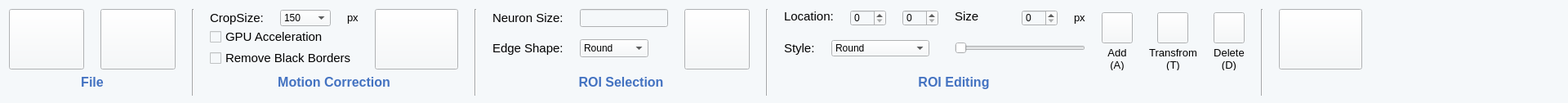
       <widget class="QWidget" name="widget_68" native="true">
        <property name="sizePolicy">
         <sizepolicy hsizetype="Preferred" vsizetype="Fixed">
          <horstretch>0</horstretch>
          <verstretch>0</verstretch>
         </sizepolicy>
        </property>
        <property name="minimumSize">
         <size>
          <width>1920</width>
          <height>126</height>
         </size>
        </property>
        <property name="maximumSize">
         <size>
          <width>16777215</width>
          <height>126</height>
         </size>
        </property>
        <property name="styleSheet">
         <string notr="true">background-color: rgb(245, 248, 250);</string>
        </property>
        <layout class="QFormLayout" name="formLayout">
         <property name="horizontalSpacing">
          <number>0</number>
         </property>
         <property name="verticalSpacing">
          <number>0</number>
         </property>
         <item row="0" column="0">
          <layout class="QGridLayout" name="gridLayout_2">
           <property name="horizontalSpacing">
            <number>20</number>
           </property>
           <item row="0" column="0" rowspan="3">
            <widget class="QPushButton" name="connectBehaviorCameraButton_2">
             <property name="sizePolicy">
              <sizepolicy hsizetype="Fixed" vsizetype="Fixed">
               <horstretch>0</horstretch>
               <verstretch>0</verstretch>
              </sizepolicy>
             </property>
             <property name="minimumSize">
              <size>
               <width>92</width>
               <height>74</height>
              </size>
             </property>
             <property name="maximumSize">
              <size>
               <width>92</width>
               <height>74</height>
              </size>
             </property>
             <property name="font">
              <font>
               <pointsize>11</pointsize>
              </font>
             </property>
             <property name="styleSheet">
              <string notr="true">color: rgb(231, 170, 255);
border-image: url(:/offline/Asset 2.png);</string>
             </property>
             <property name="text">
              <string/>
             </property>
            </widget>
           </item>
           <item row="0" column="1" rowspan="3">
            <widget class="QPushButton" name="connectBehaviorCameraButton_3">
             <property name="sizePolicy">
              <sizepolicy hsizetype="Fixed" vsizetype="Fixed">
               <horstretch>0</horstretch>
               <verstretch>0</verstretch>
              </sizepolicy>
             </property>
             <property name="minimumSize">
              <size>
               <width>92</width>
               <height>74</height>
              </size>
             </property>
             <property name="maximumSize">
              <size>
               <width>92</width>
               <height>74</height>
              </size>
             </property>
             <property name="font">
              <font>
               <pointsize>11</pointsize>
              </font>
             </property>
             <property name="styleSheet">
              <string notr="true">border-image: url(:/offline/Asset 3.png);</string>
             </property>
             <property name="text">
              <string/>
             </property>
            </widget>
           </item>
           <item row="0" column="2" rowspan="4">
            <widget class="Line" name="line">
             <property name="sizePolicy">
              <sizepolicy hsizetype="Fixed" vsizetype="Fixed">
               <horstretch>0</horstretch>
               <verstretch>0</verstretch>
              </sizepolicy>
             </property>
             <property name="minimumSize">
              <size>
               <width>2</width>
               <height>106</height>
              </size>
             </property>
             <property name="maximumSize">
              <size>
               <width>2</width>
               <height>106</height>
              </size>
             </property>
             <property name="orientation">
              <enum>Qt::Vertical</enum>
             </property>
            </widget>
           </item>
           <item row="0" column="3">
            <widget class="QLabel" name="label_161">
             <property name="sizePolicy">
              <sizepolicy hsizetype="Fixed" vsizetype="Fixed">
               <horstretch>0</horstretch>
               <verstretch>0</verstretch>
              </sizepolicy>
             </property>
             <property name="font">
              <font>
               <pointsize>11</pointsize>
              </font>
             </property>
             <property name="text">
              <string>CropSize:</string>
             </property>
             <property name="alignment">
              <set>Qt::AlignLeading|Qt::AlignLeft|Qt::AlignTop</set>
             </property>
            </widget>
           </item>
           <item row="0" column="4">
            <widget class="QComboBox" name="OffCropSizeValue">
             <property name="sizePolicy">
              <sizepolicy hsizetype="Fixed" vsizetype="Fixed">
               <horstretch>0</horstretch>
               <verstretch>0</verstretch>
              </sizepolicy>
             </property>
             <property name="minimumSize">
              <size>
               <width>62</width>
               <height>20</height>
              </size>
             </property>
             <property name="maximumSize">
              <size>
               <width>62</width>
               <height>20</height>
              </size>
             </property>
             <item>
              <property name="text">
               <string>150</string>
              </property>
             </item>
             <item>
              <property name="text">
               <string>300</string>
              </property>
             </item>
            </widget>
           </item>
           <item row="0" column="5" alignment="Qt::AlignVCenter">
            <widget class="QLabel" name="label_160">
             <property name="font">
              <font>
               <pointsize>10</pointsize>
              </font>
             </property>
             <property name="text">
              <string>px</string>
             </property>
             <property name="alignment">
              <set>Qt::AlignLeading|Qt::AlignLeft|Qt::AlignTop</set>
             </property>
            </widget>
           </item>
           <item row="0" column="6" rowspan="3">
            <widget class="QPushButton" name="connectBehaviorCameraButton_4">
             <property name="sizePolicy">
              <sizepolicy hsizetype="Fixed" vsizetype="Fixed">
               <horstretch>0</horstretch>
               <verstretch>0</verstretch>
              </sizepolicy>
             </property>
             <property name="minimumSize">
              <size>
               <width>102</width>
               <height>74</height>
              </size>
             </property>
             <property name="maximumSize">
              <size>
               <width>102</width>
               <height>74</height>
              </size>
             </property>
             <property name="font">
              <font>
               <pointsize>11</pointsize>
              </font>
             </property>
             <property name="styleSheet">
              <string notr="true">border-image: url(:/offline/Asset 16.png);</string>
             </property>
             <property name="text">
              <string/>
             </property>
            </widget>
           </item>
           <item row="0" column="7" rowspan="4">
            <widget class="Line" name="line_2">
             <property name="sizePolicy">
              <sizepolicy hsizetype="Fixed" vsizetype="Fixed">
               <horstretch>0</horstretch>
               <verstretch>0</verstretch>
              </sizepolicy>
             </property>
             <property name="minimumSize">
              <size>
               <width>2</width>
               <height>106</height>
              </size>
             </property>
             <property name="maximumSize">
              <size>
               <width>2</width>
               <height>106</height>
              </size>
             </property>
             <property name="orientation">
              <enum>Qt::Vertical</enum>
             </property>
            </widget>
           </item>
           <item row="0" column="8">
            <widget class="QLabel" name="label_162">
             <property name="sizePolicy">
              <sizepolicy hsizetype="Fixed" vsizetype="Fixed">
               <horstretch>0</horstretch>
               <verstretch>0</verstretch>
              </sizepolicy>
             </property>
             <property name="font">
              <font>
               <pointsize>11</pointsize>
              </font>
             </property>
             <property name="text">
              <string>Neuron Size:</string>
             </property>
             <property name="alignment">
              <set>Qt::AlignLeading|Qt::AlignLeft|Qt::AlignTop</set>
             </property>
            </widget>
           </item>
           <item row="0" column="9">
            <widget class="QLineEdit" name="OffNeSizeValue">
             <property name="sizePolicy">
              <sizepolicy hsizetype="Fixed" vsizetype="Fixed">
               <horstretch>0</horstretch>
               <verstretch>0</verstretch>
              </sizepolicy>
             </property>
             <property name="minimumSize">
              <size>
               <width>50</width>
               <height>20</height>
              </size>
             </property>
            </widget>
           </item>
           <item row="0" column="10" rowspan="3">
            <widget class="QPushButton" name="connectBehaviorCameraButton_8">
             <property name="sizePolicy">
              <sizepolicy hsizetype="Fixed" vsizetype="Fixed">
               <horstretch>0</horstretch>
               <verstretch>0</verstretch>
              </sizepolicy>
             </property>
             <property name="minimumSize">
              <size>
               <width>80</width>
               <height>74</height>
              </size>
             </property>
             <property name="maximumSize">
              <size>
               <width>80</width>
               <height>74</height>
              </size>
             </property>
             <property name="font">
              <font>
               <pointsize>11</pointsize>
              </font>
             </property>
             <property name="styleSheet">
              <string notr="true">border-image: url(:/offline/Asset 17.png);</string>
             </property>
             <property name="text">
              <string/>
             </property>
            </widget>
           </item>
           <item row="0" column="11" rowspan="4">
            <widget class="Line" name="line_3">
             <property name="sizePolicy">
              <sizepolicy hsizetype="Fixed" vsizetype="Fixed">
               <horstretch>0</horstretch>
               <verstretch>0</verstretch>
              </sizepolicy>
             </property>
             <property name="minimumSize">
              <size>
               <width>2</width>
               <height>106</height>
              </size>
             </property>
             <property name="maximumSize">
              <size>
               <width>2</width>
               <height>106</height>
              </size>
             </property>
             <property name="orientation">
              <enum>Qt::Vertical</enum>
             </property>
            </widget>
           </item>
           <item row="0" column="12" colspan="2">
            <widget class="QLabel" name="label_126">
             <property name="sizePolicy">
              <sizepolicy hsizetype="Fixed" vsizetype="Preferred">
               <horstretch>0</horstretch>
               <verstretch>0</verstretch>
              </sizepolicy>
             </property>
             <property name="font">
              <font>
               <pointsize>11</pointsize>
              </font>
             </property>
             <property name="text">
              <string>Location:</string>
             </property>
             <property name="alignment">
              <set>Qt::AlignLeading|Qt::AlignLeft|Qt::AlignTop</set>
             </property>
            </widget>
           </item>
           <item row="0" column="14">
            <widget class="QSpinBox" name="OffROILocationXValue">
             <property name="sizePolicy">
              <sizepolicy hsizetype="Fixed" vsizetype="Fixed">
               <horstretch>0</horstretch>
               <verstretch>0</verstretch>
              </sizepolicy>
             </property>
             <property name="minimumSize">
              <size>
               <width>44</width>
               <height>20</height>
              </size>
             </property>
             <property name="maximumSize">
              <size>
               <width>44</width>
               <height>20</height>
              </size>
             </property>
            </widget>
           </item>
           <item row="0" column="15">
            <widget class="QSpinBox" name="OffROILocationYValue">
             <property name="sizePolicy">
              <sizepolicy hsizetype="Fixed" vsizetype="Fixed">
               <horstretch>0</horstretch>
               <verstretch>0</verstretch>
              </sizepolicy>
             </property>
             <property name="minimumSize">
              <size>
               <width>44</width>
               <height>20</height>
              </size>
             </property>
             <property name="maximumSize">
              <size>
               <width>44</width>
               <height>20</height>
              </size>
             </property>
            </widget>
           </item>
           <item row="0" column="16">
            <widget class="QLabel" name="label_129">
             <property name="font">
              <font>
               <pointsize>11</pointsize>
              </font>
             </property>
             <property name="text">
              <string>Size</string>
             </property>
             <property name="alignment">
              <set>Qt::AlignLeading|Qt::AlignLeft|Qt::AlignTop</set>
             </property>
            </widget>
           </item>
           <item row="0" column="17">
            <widget class="QSpinBox" name="OffROISizeValue">
             <property name="sizePolicy">
              <sizepolicy hsizetype="Fixed" vsizetype="Fixed">
               <horstretch>0</horstretch>
               <verstretch>0</verstretch>
              </sizepolicy>
             </property>
             <property name="minimumSize">
              <size>
               <width>44</width>
               <height>20</height>
              </size>
             </property>
             <property name="maximumSize">
              <size>
               <width>44</width>
               <height>20</height>
              </size>
             </property>
            </widget>
           </item>
           <item row="0" column="18" alignment="Qt::AlignVCenter">
            <widget class="QLabel" name="label_172">
             <property name="sizePolicy">
              <sizepolicy hsizetype="Fixed" vsizetype="Preferred">
               <horstretch>0</horstretch>
               <verstretch>0</verstretch>
              </sizepolicy>
             </property>
             <property name="font">
              <font>
               <pointsize>10</pointsize>
              </font>
             </property>
             <property name="text">
              <string>px</string>
             </property>
             <property name="alignment">
              <set>Qt::AlignLeading|Qt::AlignLeft|Qt::AlignTop</set>
             </property>
            </widget>
           </item>
           <item row="0" column="19" rowspan="2">
            <widget class="QPushButton" name="pushButton_75">
             <property name="sizePolicy">
              <sizepolicy hsizetype="Fixed" vsizetype="Fixed">
               <horstretch>0</horstretch>
               <verstretch>0</verstretch>
              </sizepolicy>
             </property>
             <property name="minimumSize">
              <size>
               <width>38</width>
               <height>38</height>
              </size>
             </property>
             <property name="maximumSize">
              <size>
               <width>38</width>
               <height>38</height>
              </size>
             </property>
             <property name="font">
              <font>
               <pointsize>9</pointsize>
              </font>
             </property>
             <property name="styleSheet">
              <string notr="true">border-image: url(:/offline/Asset 18.png);</string>
             </property>
             <property name="text">
              <string/>
             </property>
            </widget>
           </item>
           <item row="0" column="20" rowspan="2" alignment="Qt::AlignHCenter">
            <widget class="QPushButton" name="OffROITranButton">
             <property name="sizePolicy">
              <sizepolicy hsizetype="Fixed" vsizetype="Fixed">
               <horstretch>0</horstretch>
               <verstretch>0</verstretch>
              </sizepolicy>
             </property>
             <property name="minimumSize">
              <size>
               <width>38</width>
               <height>38</height>
              </size>
             </property>
             <property name="maximumSize">
              <size>
               <width>38</width>
               <height>38</height>
              </size>
             </property>
             <property name="font">
              <font>
               <pointsize>9</pointsize>
              </font>
             </property>
             <property name="styleSheet">
              <string notr="true">border-image: url(:/offline/Asset 19.png);</string>
             </property>
             <property name="text">
              <string/>
             </property>
            </widget>
           </item>
           <item row="0" column="21" rowspan="2">
            <widget class="QPushButton" name="OffROIDeleteButton">
             <property name="sizePolicy">
              <sizepolicy hsizetype="Fixed" vsizetype="Fixed">
               <horstretch>0</horstretch>
               <verstretch>0</verstretch>
              </sizepolicy>
             </property>
             <property name="minimumSize">
              <size>
               <width>38</width>
               <height>38</height>
              </size>
             </property>
             <property name="maximumSize">
              <size>
               <width>38</width>
               <height>38</height>
              </size>
             </property>
             <property name="font">
              <font>
               <pointsize>9</pointsize>
              </font>
             </property>
             <property name="styleSheet">
              <string notr="true">border-image: url(:/offline/Asset 20.png);</string>
             </property>
             <property name="text">
              <string/>
             </property>
            </widget>
           </item>
           <item row="0" column="22" rowspan="4">
            <widget class="Line" name="line_4">
             <property name="sizePolicy">
              <sizepolicy hsizetype="Fixed" vsizetype="Fixed">
               <horstretch>0</horstretch>
               <verstretch>0</verstretch>
              </sizepolicy>
             </property>
             <property name="minimumSize">
              <size>
               <width>2</width>
               <height>106</height>
              </size>
             </property>
             <property name="maximumSize">
              <size>
               <width>2</width>
               <height>106</height>
              </size>
             </property>
             <property name="orientation">
              <enum>Qt::Vertical</enum>
             </property>
            </widget>
           </item>
           <item row="0" column="23" rowspan="3">
            <widget class="QPushButton" name="OffNeuronExtractionButton">
             <property name="sizePolicy">
              <sizepolicy hsizetype="Fixed" vsizetype="Fixed">
               <horstretch>0</horstretch>
               <verstretch>0</verstretch>
              </sizepolicy>
             </property>
             <property name="minimumSize">
              <size>
               <width>102</width>
               <height>74</height>
              </size>
             </property>
             <property name="maximumSize">
              <size>
               <width>102</width>
               <height>74</height>
              </size>
             </property>
             <property name="font">
              <font>
               <pointsize>11</pointsize>
              </font>
             </property>
             <property name="styleSheet">
              <string notr="true">border-image: url(:/offline/Asset 21.png);</string>
             </property>
             <property name="text">
              <string/>
             </property>
            </widget>
           </item>
           <item row="1" column="3" colspan="2">
            <widget class="QCheckBox" name="OffGPUCheck">
             <property name="sizePolicy">
              <sizepolicy hsizetype="Fixed" vsizetype="Fixed">
               <horstretch>0</horstretch>
               <verstretch>0</verstretch>
              </sizepolicy>
             </property>
             <property name="font">
              <font>
               <pointsize>11</pointsize>
              </font>
             </property>
             <property name="text">
              <string>GPU Acceleration</string>
             </property>
            </widget>
           </item>
           <item row="1" column="8" rowspan="2">
            <widget class="QLabel" name="label_166">
             <property name="sizePolicy">
              <sizepolicy hsizetype="Fixed" vsizetype="Fixed">
               <horstretch>0</horstretch>
               <verstretch>0</verstretch>
              </sizepolicy>
             </property>
             <property name="font">
              <font>
               <pointsize>11</pointsize>
              </font>
             </property>
             <property name="text">
              <string>Edge Shape:</string>
             </property>
             <property name="alignment">
              <set>Qt::AlignLeading|Qt::AlignLeft|Qt::AlignTop</set>
             </property>
            </widget>
           </item>
           <item row="1" column="9" rowspan="2">
            <widget class="QComboBox" name="OffEdgeShapeValue">
             <property name="sizePolicy">
              <sizepolicy hsizetype="Fixed" vsizetype="Fixed">
               <horstretch>0</horstretch>
               <verstretch>0</verstretch>
              </sizepolicy>
             </property>
             <property name="minimumSize">
              <size>
               <width>84</width>
               <height>20</height>
              </size>
             </property>
             <item>
              <property name="text">
               <string>Round</string>
              </property>
             </item>
             <item>
              <property name="text">
               <string>Freehand</string>
              </property>
             </item>
            </widget>
           </item>
           <item row="1" column="12" rowspan="2" alignment="Qt::AlignVCenter">
            <widget class="QLabel" name="label_189">
             <property name="font">
              <font>
               <pointsize>11</pointsize>
              </font>
             </property>
             <property name="text">
              <string>Style:</string>
             </property>
             <property name="alignment">
              <set>Qt::AlignLeading|Qt::AlignLeft|Qt::AlignTop</set>
             </property>
            </widget>
           </item>
           <item row="1" column="13" rowspan="2" colspan="3">
            <widget class="QComboBox" name="OffROIStyleValue">
             <property name="sizePolicy">
              <sizepolicy hsizetype="Fixed" vsizetype="Fixed">
               <horstretch>0</horstretch>
               <verstretch>0</verstretch>
              </sizepolicy>
             </property>
             <property name="minimumSize">
              <size>
               <width>120</width>
               <height>20</height>
              </size>
             </property>
             <property name="maximumSize">
              <size>
               <width>16777215</width>
               <height>20</height>
              </size>
             </property>
             <item>
              <property name="text">
               <string>Round</string>
              </property>
             </item>
             <item>
              <property name="text">
               <string>Square</string>
              </property>
             </item>
             <item>
              <property name="text">
               <string>Freehand</string>
              </property>
             </item>
            </widget>
           </item>
           <item row="1" column="16" rowspan="2" colspan="3">
            <widget class="QSlider" name="OffROISizeSlider">
             <property name="sizePolicy">
              <sizepolicy hsizetype="Fixed" vsizetype="Fixed">
               <horstretch>0</horstretch>
               <verstretch>0</verstretch>
              </sizepolicy>
             </property>
             <property name="minimumSize">
              <size>
               <width>160</width>
               <height>20</height>
              </size>
             </property>
             <property name="maximumSize">
              <size>
               <width>160</width>
               <height>20</height>
              </size>
             </property>
             <property name="orientation">
              <enum>Qt::Horizontal</enum>
             </property>
            </widget>
           </item>
           <item row="2" column="3" colspan="3">
            <widget class="QCheckBox" name="OffBlackBorderCheck">
             <property name="sizePolicy">
              <sizepolicy hsizetype="Fixed" vsizetype="Fixed">
               <horstretch>0</horstretch>
               <verstretch>0</verstretch>
              </sizepolicy>
             </property>
             <property name="font">
              <font>
               <pointsize>11</pointsize>
              </font>
             </property>
             <property name="text">
              <string>Remove Black Borders</string>
             </property>
            </widget>
           </item>
           <item row="2" column="19" alignment="Qt::AlignHCenter">
            <widget class="QLabel" name="label_191">
             <property name="sizePolicy">
              <sizepolicy hsizetype="Fixed" vsizetype="Preferred">
               <horstretch>0</horstretch>
               <verstretch>0</verstretch>
              </sizepolicy>
             </property>
             <property name="font">
              <font>
               <pointsize>10</pointsize>
              </font>
             </property>
             <property name="contextMenuPolicy">
              <enum>Qt::CustomContextMenu</enum>
             </property>
             <property name="layoutDirection">
              <enum>Qt::LeftToRight</enum>
             </property>
             <property name="text">
              <string>Add
(A)</string>
             </property>
             <property name="alignment">
              <set>Qt::AlignCenter</set>
             </property>
            </widget>
           </item>
           <item row="2" column="20" alignment="Qt::AlignHCenter">
            <widget class="QLabel" name="label_190">
             <property name="sizePolicy">
              <sizepolicy hsizetype="Fixed" vsizetype="Preferred">
               <horstretch>0</horstretch>
               <verstretch>0</verstretch>
              </sizepolicy>
             </property>
             <property name="font">
              <font>
               <pointsize>10</pointsize>
              </font>
             </property>
             <property name="contextMenuPolicy">
              <enum>Qt::CustomContextMenu</enum>
             </property>
             <property name="layoutDirection">
              <enum>Qt::LeftToRight</enum>
             </property>
             <property name="text">
              <string>Transfrom
(T)</string>
             </property>
             <property name="alignment">
              <set>Qt::AlignCenter</set>
             </property>
            </widget>
           </item>
           <item row="2" column="21" alignment="Qt::AlignHCenter">
            <widget class="QLabel" name="label_192">
             <property name="sizePolicy">
              <sizepolicy hsizetype="Fixed" vsizetype="Preferred">
               <horstretch>0</horstretch>
               <verstretch>0</verstretch>
              </sizepolicy>
             </property>
             <property name="font">
              <font>
               <pointsize>10</pointsize>
              </font>
             </property>
             <property name="contextMenuPolicy">
              <enum>Qt::CustomContextMenu</enum>
             </property>
             <property name="layoutDirection">
              <enum>Qt::LeftToRight</enum>
             </property>
             <property name="text">
              <string>Delete
(D)</string>
             </property>
             <property name="alignment">
              <set>Qt::AlignCenter</set>
             </property>
            </widget>
           </item>
           <item row="3" column="0" colspan="2">
            <widget class="QLabel" name="label_18">
             <property name="font">
              <font>
               <pointsize>12</pointsize>
               <weight>75</weight>
               <bold>true</bold>
              </font>
             </property>
             <property name="styleSheet">
              <string notr="true">color: rgb(67, 114, 193);</string>
             </property>
             <property name="text">
              <string>File</string>
             </property>
             <property name="alignment">
              <set>Qt::AlignCenter</set>
             </property>
            </widget>
           </item>
           <item row="3" column="3" colspan="4">
            <widget class="QLabel" name="label_36">
             <property name="font">
              <font>
               <pointsize>12</pointsize>
               <weight>75</weight>
               <bold>true</bold>
              </font>
             </property>
             <property name="styleSheet">
              <string notr="true">color: rgb(67, 114, 193);</string>
             </property>
             <property name="text">
              <string>Motion Correction</string>
             </property>
             <property name="alignment">
              <set>Qt::AlignCenter</set>
             </property>
            </widget>
           </item>
           <item row="3" column="8" colspan="3">
            <widget class="QLabel" name="label_164">
             <property name="font">
              <font>
               <pointsize>12</pointsize>
               <weight>75</weight>
               <bold>true</bold>
              </font>
             </property>
             <property name="styleSheet">
              <string notr="true">color: rgb(67, 114, 193);</string>
             </property>
             <property name="text">
              <string>ROI Selection</string>
             </property>
             <property name="alignment">
              <set>Qt::AlignCenter</set>
             </property>
            </widget>
           </item>
           <item row="3" column="15" colspan="2">
            <widget class="QLabel" name="label_45">
             <property name="font">
              <font>
               <pointsize>12</pointsize>
               <weight>75</weight>
               <bold>true</bold>
              </font>
             </property>
             <property name="styleSheet">
              <string notr="true">color: rgb(67, 114, 193);</string>
             </property>
             <property name="text">
              <string>ROI Editing</string>
             </property>
             <property name="alignment">
              <set>Qt::AlignCenter</set>
             </property>
            </widget>
           </item>
          </layout>
         </item>
        </layout>
       </widget>
